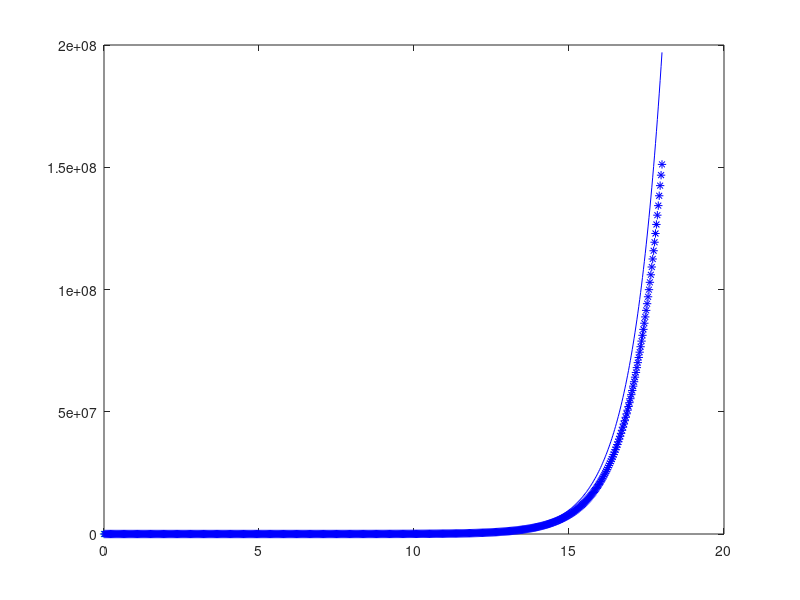

Source code (MATLAB):
x = 0;
y = 2;
h = 0.03;
xf = 18;
N = round((xf-x)/h);
plot(x, y, '*');

hold on
    for i = 1:N
        y = y + h*(x+y);
        x = x + h;
        plot(x, y, 'b*');
    end
    
    xx = 0:h:xf;
    yy = 3*exp(xx) - xx - 1;
    plot(xx,yy,'b');